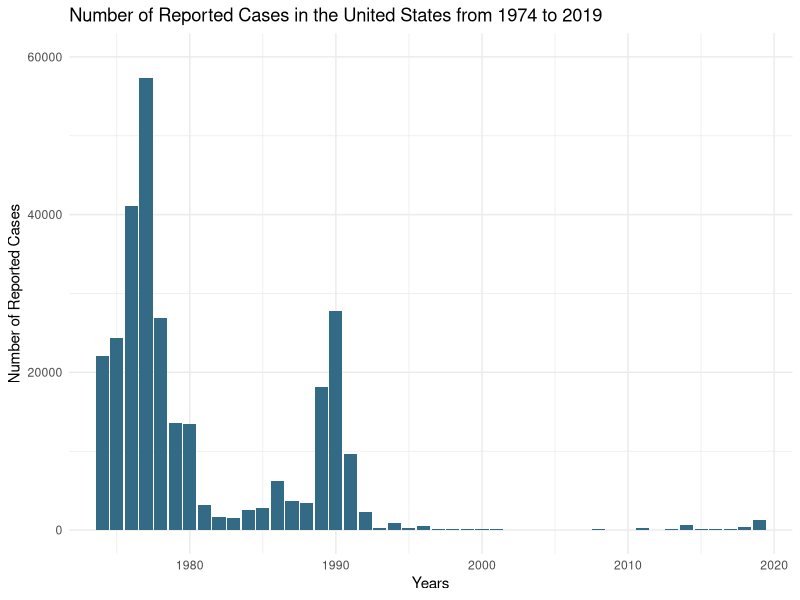
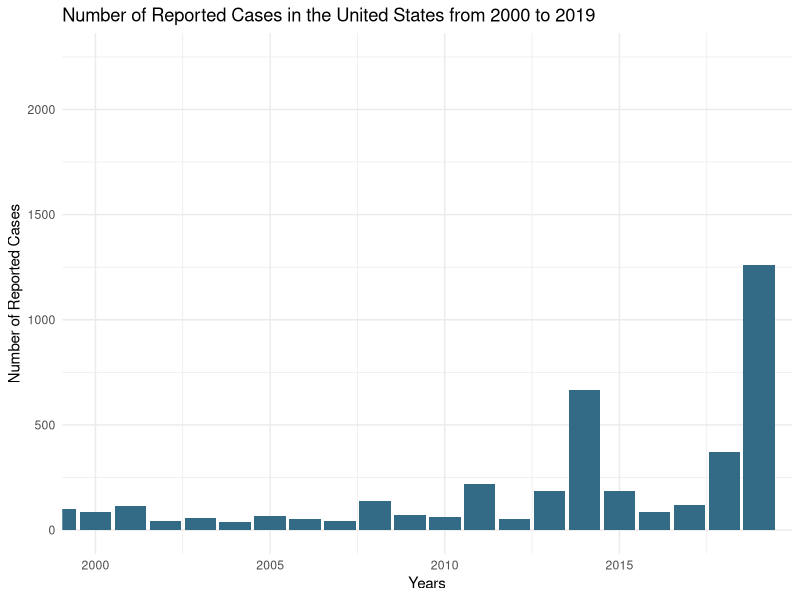

Here is the R script that generated these plots, in order:
setwd("~/Desktop/R Scripts/Preventable-Diseases")
measles <- read.csv("ghoallyears.csv", header = TRUE)
summary(measles)
library(ggplot2)
m <- ggplot(measles, aes(Year, Measles.Cases))
m + geom_bar(stat = "identity", fill="#336B87") + theme_minimal() +
  coord_cartesian(xlim = c(1974, 2019), ylim = c(0, 60000)) +
  labs(title ="Number of Reported Cases in the United States from 1974 to 2019", x = "Years", y = "Number of Reported Cases")
m + geom_bar(stat = "identity", fill="#336B87") + theme_minimal() +
  coord_cartesian(xlim = c(2000, 2019), ylim = c(0, 2250)) +
  labs(title ="Number of Reported Cases in the United States from 2000 to 2019", x = "Years", y = "Number of Reported Cases")
